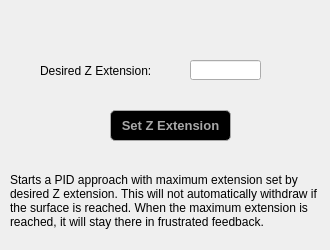
    <widget class="QWidget" name="tab_3">
     <property name="styleSheet">
      <string notr="true">#tab_3{
background: black
}</string>
     </property>
     <attribute name="title">
      <string>Manual Approach</string>
     </attribute>
     <widget class="QPushButton" name="push_setZExtension">
      <property name="geometry">
       <rect>
        <x>110</x>
        <y>110</y>
        <width>121</width>
        <height>31</height>
       </rect>
      </property>
      <property name="font">
       <font>
        <pointsize>10</pointsize>
        <weight>75</weight>
        <bold>true</bold>
       </font>
      </property>
      <property name="styleSheet">
       <string notr="true">QPushButton#push_setZExtension{
color: rgb(168,168,168);
background-color:rgb(0,0,0);
border: 1px solid rgb(168,168,168);
border-radius: 5px
}

QPushButton:pressed#push_setZExtension{
color: rgb(168,168,168);
background-color:rgb(95,107,166);
border: 1px solid rgb(168,168,168);
border-radius: 5px
}

QPushButton:disabled#push_setZExtension{
color: rgb(80,80,80);
background-color:rgb(0,0,0);
border: 1px solid rgb(80,80,80);
border-radius: 5px
}

</string>
      </property>
      <property name="text">
       <string>Set Z Extension</string>
      </property>
     </widget>
     <widget class="QLabel" name="label_7">
      <property name="geometry">
       <rect>
        <x>40</x>
        <y>60</y>
        <width>121</width>
        <height>22</height>
       </rect>
      </property>
      <property name="text">
       <string>Desired Z Extension:</string>
      </property>
     </widget>
     <widget class="QLineEdit" name="lineEdit_Man_Z_Extension">
      <property name="geometry">
       <rect>
        <x>190</x>
        <y>60</y>
        <width>71</width>
        <height>20</height>
       </rect>
      </property>
      <property name="text">
       <string/>
      </property>
      <property name="alignment">
       <set>Qt::AlignRight|Qt::AlignTrailing|Qt::AlignVCenter</set>
      </property>
     </widget>
     <widget class="QLabel" name="label_8">
      <property name="geometry">
       <rect>
        <x>10</x>
        <y>160</y>
        <width>311</width>
        <height>81</height>
       </rect>
      </property>
      <property name="text">
       <string>Starts a PID approach with maximum extension set by desired Z extension. This will not automatically withdraw if the surface is reached. When the maximum extension is reached, it will stay there in frustrated feedback. </string>
      </property>
      <property name="wordWrap">
       <bool>true</bool>
      </property>
     </widget>
    </widget>
